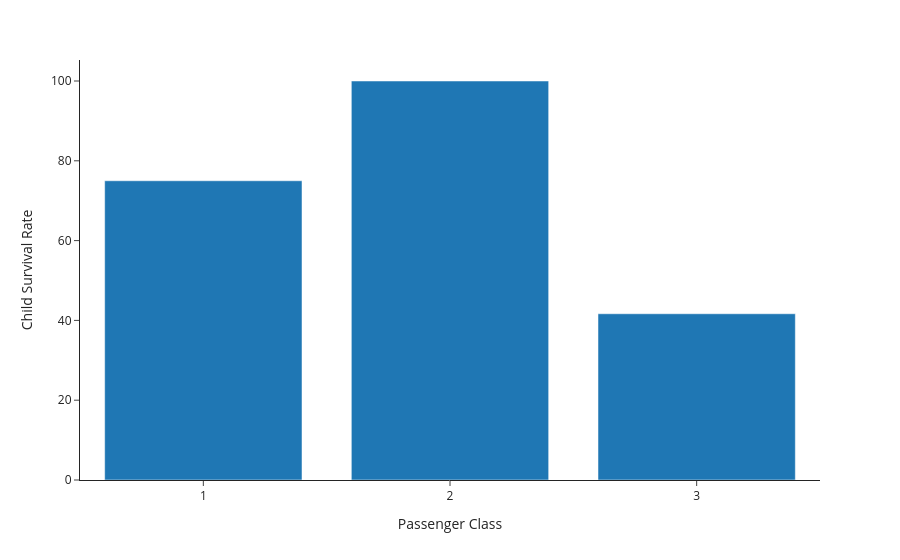

This figure's notebook cell:
### Code cell
def visualize_demographic():
    # Create a bar chart for child survival rates by passenger class
    child_survival_rate_fig=child_survival_rename

# Create a bar chart for child survival rates by passenger class
    child_survival_rate_fig['pclass']=child_survival_rate_fig['pclass'].astype(str)
    fig=px.bar( child_survival_rate_fig,
            x='pclass',
            y='child_survival_rate',
            hover_data=['child_survival_rate'],
            template='simple_white',
            labels={'pclass': 'Passenger Class', 'child_survival_rate': 'Child Survival Rate'}

)
    return fig

#fig1 = visualize_demographic()
#fig1.show()
#st.plotly_chart(fig1, use_container_width=True)

### Figure 1 — Plotly figure (JSON) as saved in the notebook; plotly's stock layout.template omitted (floating-point values rounded to 4 significant figures)
{"data": [{"hovertemplate": "Passenger Class=%{x}<br>Child Survival Rate=%{y}<extra></extra>", "legendgroup": "", "marker": {"color": "#1F77B4", "pattern": {"shape": ""}}, "name": "", "orientation": "v", "showlegend": false, "textposition": "auto", "type": "bar", "x": ["1", "2", "3"], "xaxis": "x", "y": [75.0, 100.0, 41.67], "yaxis": "y"}], "layout": {"barmode": "relative", "legend": {"tracegroupgap": 0}, "margin": {"t": 60}, "xaxis": {"anchor": "y", "domain": [0, 1], "title": {"text": "Passenger Class"}}, "yaxis": {"anchor": "x", "domain": [0, 1], "title": {"text": "Child Survival Rate"}}}}
